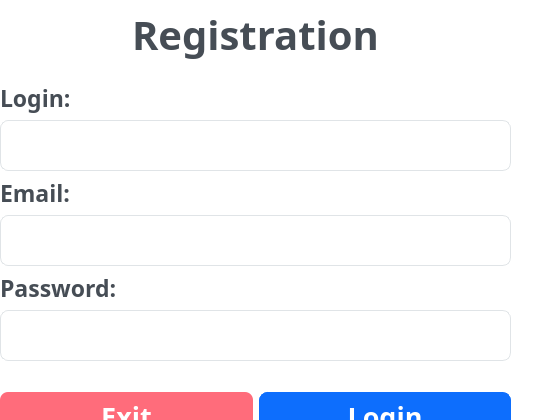
<?xml version="1.0" encoding="UTF-8"?>
<ui version="4.0">
 <class>Registration</class>
 <widget class="QWidget" name="Registration">
  <property name="geometry">
   <rect>
    <x>0</x>
    <y>0</y>
    <width>533</width>
    <height>420</height>
   </rect>
  </property>
  <property name="sizePolicy">
   <sizepolicy hsizetype="Expanding" vsizetype="Expanding">
    <horstretch>0</horstretch>
    <verstretch>0</verstretch>
   </sizepolicy>
  </property>
  <property name="minimumSize">
   <size>
    <width>533</width>
    <height>420</height>
   </size>
  </property>
  <property name="windowTitle">
   <string>Form</string>
  </property>
  <property name="styleSheet">
   <string notr="true">QWidget {
  background-color: #fff;
}
QLabel {
  color: #464d55;
  font-weight: 600;
}
QLabel#heading {
  color: #0f1925;
  font-size: 18px;
  margin-bottom: 10px;
}

QLabel#subheading {
  color: #0f1925;
  font-size: 12px;
  font-weight: normal;
  margin-bottom: 10px;
}
QLineEdit {
color: black;
  border-radius: 8px;
  border: 1px solid #e0e4e7;
  padding: 5px 15px;
}

QLineEdit:focus {
  border: 1px solid #d0e3ff;
}

QLineEdit::placeholder {
  color: #767e89;
}
QPushButton {
  background-color: #0d6efd;
  color: #fff;
  font-weight: 600;
  border-radius: 8px;
  border: 1px solid #0d6efd;
  padding: 5px 15px;
  margin-top: 10px;
  outline: 0px;
}
QPushButton:hover,
QPushButton:focus {
  background-color: #0b5ed7;
  border: 3px solid #9ac3fe;
}</string>
  </property>
  <widget class="QWidget" name="widget" native="true">
   <property name="geometry">
    <rect>
     <x>0</x>
     <y>0</y>
     <width>513</width>
     <height>250</height>
    </rect>
   </property>
   <property name="sizePolicy">
    <sizepolicy hsizetype="Expanding" vsizetype="Expanding">
     <horstretch>0</horstretch>
     <verstretch>0</verstretch>
    </sizepolicy>
   </property>
   <property name="minimumSize">
    <size>
     <width>513</width>
     <height>250</height>
    </size>
   </property>
   <layout class="QVBoxLayout" name="verticalLayout">
    <property name="sizeConstraint">
     <enum>QLayout::SetFixedSize</enum>
    </property>
    <item>
     <spacer name="verticalSpacer">
      <property name="orientation">
       <enum>Qt::Vertical</enum>
      </property>
      <property name="sizeHint" stdset="0">
       <size>
        <width>511</width>
        <height>7</height>
       </size>
      </property>
     </spacer>
    </item>
    <item>
     <widget class="QLabel" name="label">
      <property name="sizePolicy">
       <sizepolicy hsizetype="Expanding" vsizetype="Expanding">
        <horstretch>0</horstretch>
        <verstretch>0</verstretch>
       </sizepolicy>
      </property>
      <property name="font">
       <font>
        <family>Quicksand</family>
        <pointsize>30</pointsize>
        <bold>true</bold>
       </font>
      </property>
      <property name="layoutDirection">
       <enum>Qt::LeftToRight</enum>
      </property>
      <property name="text">
       <string>Registration</string>
      </property>
      <property name="alignment">
       <set>Qt::AlignCenter</set>
      </property>
     </widget>
    </item>
    <item>
     <spacer name="verticalSpacer_2">
      <property name="orientation">
       <enum>Qt::Vertical</enum>
      </property>
      <property name="sizeHint" stdset="0">
       <size>
        <width>511</width>
        <height>14</height>
       </size>
      </property>
     </spacer>
    </item>
    <item>
     <widget class="QLabel" name="label_Login">
      <property name="sizePolicy">
       <sizepolicy hsizetype="Expanding" vsizetype="Expanding">
        <horstretch>0</horstretch>
        <verstretch>0</verstretch>
       </sizepolicy>
      </property>
      <property name="minimumSize">
       <size>
        <width>0</width>
        <height>0</height>
       </size>
      </property>
      <property name="font">
       <font>
        <family>Quicksand</family>
        <pointsize>17</pointsize>
        <bold>true</bold>
       </font>
      </property>
      <property name="autoFillBackground">
       <bool>false</bool>
      </property>
      <property name="text">
       <string>Login:</string>
      </property>
      <property name="alignment">
       <set>Qt::AlignLeading|Qt::AlignLeft|Qt::AlignVCenter</set>
      </property>
     </widget>
    </item>
    <item>
     <layout class="QHBoxLayout" name="horizontalLayout_Login">
      <item>
       <widget class="QLineEdit" name="lineEdit_Login">
        <property name="sizePolicy">
         <sizepolicy hsizetype="Expanding" vsizetype="Expanding">
          <horstretch>0</horstretch>
          <verstretch>0</verstretch>
         </sizepolicy>
        </property>
        <property name="minimumSize">
         <size>
          <width>315</width>
          <height>0</height>
         </size>
        </property>
        <property name="font">
         <font>
          <family>Quicksand</family>
          <pointsize>20</pointsize>
         </font>
        </property>
        <property name="alignment">
         <set>Qt::AlignLeading|Qt::AlignLeft|Qt::AlignVCenter</set>
        </property>
       </widget>
      </item>
     </layout>
    </item>
    <item>
     <widget class="QLabel" name="label_Email">
      <property name="sizePolicy">
       <sizepolicy hsizetype="Expanding" vsizetype="Expanding">
        <horstretch>0</horstretch>
        <verstretch>0</verstretch>
       </sizepolicy>
      </property>
      <property name="minimumSize">
       <size>
        <width>0</width>
        <height>0</height>
       </size>
      </property>
      <property name="font">
       <font>
        <family>Quicksand</family>
        <pointsize>17</pointsize>
        <bold>true</bold>
       </font>
      </property>
      <property name="text">
       <string>Email:</string>
      </property>
      <property name="alignment">
       <set>Qt::AlignLeading|Qt::AlignLeft|Qt::AlignVCenter</set>
      </property>
     </widget>
    </item>
    <item>
     <layout class="QHBoxLayout" name="horizontalLayout_Email">
      <item>
       <widget class="QLineEdit" name="lineEdit_Email">
        <property name="sizePolicy">
         <sizepolicy hsizetype="Expanding" vsizetype="Expanding">
          <horstretch>0</horstretch>
          <verstretch>0</verstretch>
         </sizepolicy>
        </property>
        <property name="minimumSize">
         <size>
          <width>315</width>
          <height>0</height>
         </size>
        </property>
        <property name="font">
         <font>
          <family>Quicksand</family>
          <pointsize>20</pointsize>
         </font>
        </property>
        <property name="alignment">
         <set>Qt::AlignLeading|Qt::AlignLeft|Qt::AlignVCenter</set>
        </property>
       </widget>
      </item>
     </layout>
    </item>
    <item>
     <widget class="QLabel" name="label_Password">
      <property name="sizePolicy">
       <sizepolicy hsizetype="Expanding" vsizetype="Expanding">
        <horstretch>0</horstretch>
        <verstretch>0</verstretch>
       </sizepolicy>
      </property>
      <property name="minimumSize">
       <size>
        <width>0</width>
        <height>0</height>
       </size>
      </property>
      <property name="font">
       <font>
        <family>Quicksand</family>
        <pointsize>17</pointsize>
        <bold>true</bold>
       </font>
      </property>
      <property name="text">
       <string>Password:</string>
      </property>
      <property name="alignment">
       <set>Qt::AlignLeading|Qt::AlignLeft|Qt::AlignVCenter</set>
      </property>
     </widget>
    </item>
    <item>
     <layout class="QHBoxLayout" name="horizontalLayout_Password">
      <item>
       <widget class="QLineEdit" name="lineEdit_Password">
        <property name="sizePolicy">
         <sizepolicy hsizetype="Expanding" vsizetype="Expanding">
          <horstretch>0</horstretch>
          <verstretch>0</verstretch>
         </sizepolicy>
        </property>
        <property name="minimumSize">
         <size>
          <width>315</width>
          <height>0</height>
         </size>
        </property>
        <property name="font">
         <font>
          <family>Quicksand</family>
          <pointsize>20</pointsize>
         </font>
        </property>
        <property name="echoMode">
         <enum>QLineEdit::Password</enum>
        </property>
        <property name="alignment">
         <set>Qt::AlignLeading|Qt::AlignLeft|Qt::AlignVCenter</set>
        </property>
       </widget>
      </item>
     </layout>
    </item>
    <item>
     <spacer name="verticalSpacer_4">
      <property name="orientation">
       <enum>Qt::Vertical</enum>
      </property>
      <property name="sizeHint" stdset="0">
       <size>
        <width>511</width>
        <height>15</height>
       </size>
      </property>
     </spacer>
    </item>
    <item>
     <layout class="QHBoxLayout" name="horizontalLayout">
      <item>
       <widget class="QPushButton" name="pushButton_Exit">
        <property name="sizePolicy">
         <sizepolicy hsizetype="Expanding" vsizetype="Expanding">
          <horstretch>0</horstretch>
          <verstretch>0</verstretch>
         </sizepolicy>
        </property>
        <property name="minimumSize">
         <size>
          <width>0</width>
          <height>0</height>
         </size>
        </property>
        <property name="font">
         <font>
          <family>Quicksand</family>
          <pointsize>20</pointsize>
          <bold>true</bold>
         </font>
        </property>
        <property name="styleSheet">
         <string notr="true">QPushButton {
background-color: rgb(255, 108, 123);
border: 0px;
}</string>
        </property>
        <property name="text">
         <string>Exit</string>
        </property>
       </widget>
      </item>
      <item>
       <widget class="QPushButton" name="pushButton_Log">
        <property name="sizePolicy">
         <sizepolicy hsizetype="Expanding" vsizetype="Expanding">
          <horstretch>0</horstretch>
          <verstretch>0</verstretch>
         </sizepolicy>
        </property>
        <property name="minimumSize">
         <size>
          <width>0</width>
          <height>0</height>
         </size>
        </property>
        <property name="font">
         <font>
          <family>Quicksand</family>
          <pointsize>20</pointsize>
          <bold>true</bold>
         </font>
        </property>
        <property name="text">
         <string>Login</string>
        </property>
       </widget>
      </item>
     </layout>
    </item>
    <item>
     <spacer name="verticalSpacer_3">
      <property name="orientation">
       <enum>Qt::Vertical</enum>
      </property>
      <property name="sizeHint" stdset="0">
       <size>
        <width>511</width>
        <height>14</height>
       </size>
      </property>
     </spacer>
    </item>
   </layout>
  </widget>
 </widget>
 <resources/>
 <connections/>
</ui>
